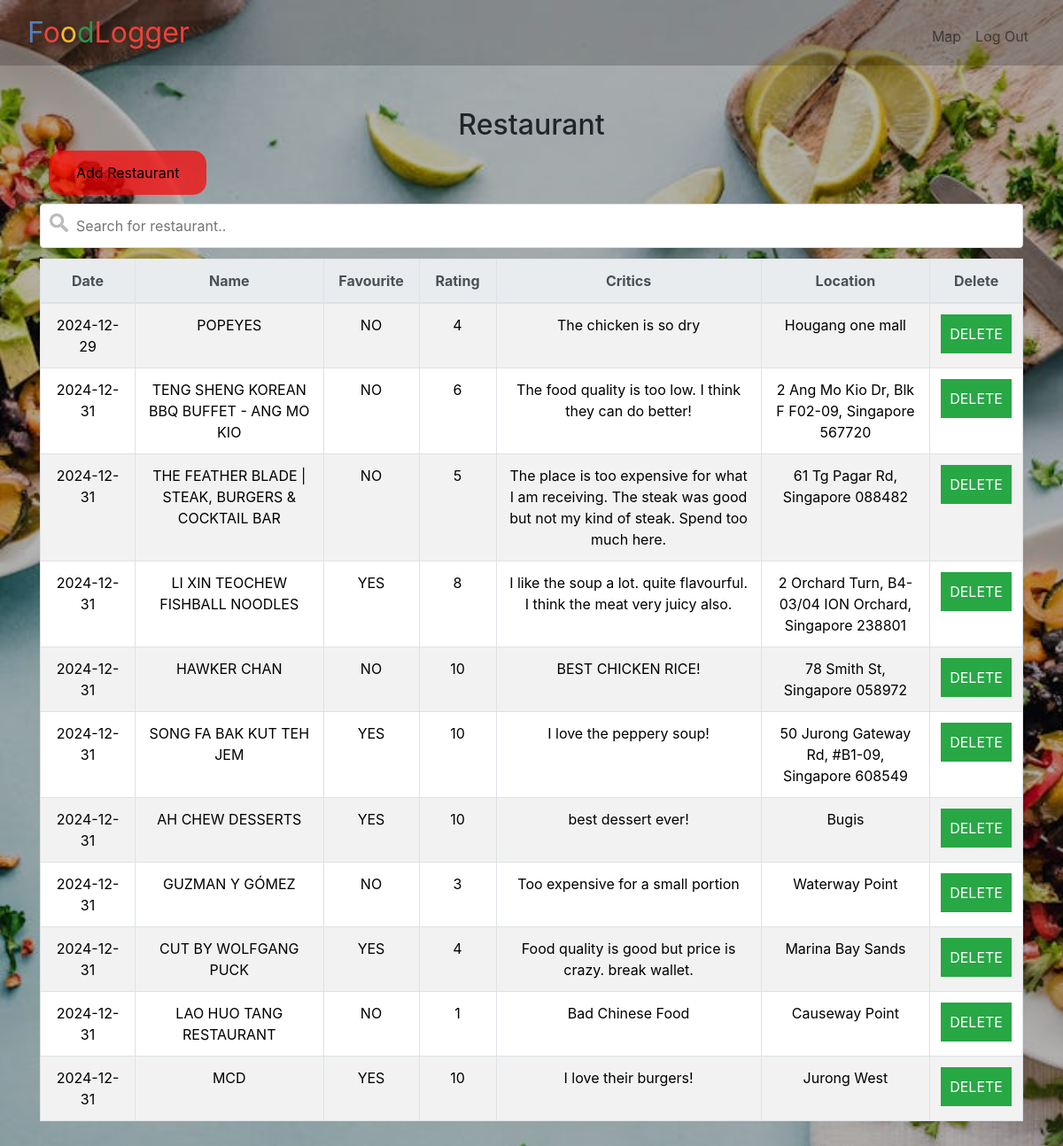
The page / (signed in) on the database its author committed.
### tables this page shows
CREATE TABLE restaurant (id INTEGER PRIMARY KEY AUTOINCREMENT, user_id INTEGER NOT NULL, name TEXT NOT NULL, favourite TEXT NOT NULL, rating NUMERIC NOT NULL, critics TEXT NOT NULL, location TEXT NOT NULL, timestamp DATE DEFAULT CURRENT_DATE, FOREIGN KEY (user_id) REFERENCES users(id));

### app.py (the view)
@app.route("/")
@login_required
def index():
    restaurants = db.execute(
        "SELECT * FROM restaurant WHERE user_id = :user_id", user_id=session["user_id"])
    if len(restaurants)>0:
        return render_template("index.html", restaurants=restaurants)
    else:
        msg = "--no restaurants rated--"
        return render_template("index.html", msg=msg)

### app.py (called while the page is built)
@app.after_request
def after_request(response):
    response.headers["Cache-Control"] = "no-cache, no-store, must-revalidate"
    response.headers["Expires"] = 0
    response.headers["Pragma"] = "no-cache"
    return response

### helpers.py (called while the page is built)
def login_required(f):
    @wraps(f)
    def decorated_function(*args, **kwargs):
        if session.get("user_id") is None:
            return redirect("/login")
        return f(*args, **kwargs)
    return decorated_function

### templates/index.html (shortened to what this page needs)
{% extends "layout.html" %}
{% block main %}
    <h2>Restaurant</h2>
    <div class="addrestaurant"><a class="nav-link" href="/add">Add Restaurant</a></div>
    <input type="text" id="myInput" onkeyup="searchTable()" placeholder="Search for restaurant..">
    <table class="table table-bordered table-striped " id="table">
        <thead class="thead-light">
            <tr>
                <th onclick="sortTable(0)" style="width:107px;">Date</th>
                <th onclick="sortTable(1)">Name</th>
                <th onclick="sortTable(2)" style="width:108px;">Favourite</th>
                <th onclick="sortTable(3)" style="width:87px;">Rating</th>
                <th onclick="sortTable(4)">Critics</th>
                <th onclick="sortTable(5)">Location</th>
                <th>Delete</th>
            </tr>
        </thead>
        <tbody>
            {% for restaurant in restaurants %}
                <tr>
                    <td>{{ restaurant.timestamp }}</td>
                    <td>{{ restaurant.name }}</td>
                    <td>{{ restaurant.favourite }}</td>
                    <td>{{ restaurant.rating }}</td>
                    <td>{{ restaurant.critics }}</td>
                    <td>{{ restaurant.location }}</td>
                    <td>
                        <form action="/delete", method="POST">
                        <button type="submit">DELETE</button>
                        </form>
                    </td>
                </tr>
            {% endfor %}
        </tbody>
    </table>
{% endblock %}

### templates/layout.html (shortened to what this page needs)
<!DOCTYPE html>
<html lang="en">
    <head>
        <link href="https://cdn.jsdelivr.net/npm/bootstrap@5.3.3/dist/css/bootstrap.min.css" rel="stylesheet">
        <link href="/static/styles.css" rel="stylesheet">
        <link rel="stylesheet" href="https://maxcdn.bootstrapcdn.com/bootstrap/4.5.2/css/bootstrap.min.css">
    </head>
    <body class="bg">
        {% if session["user_id"] %}
        <nav class="navbar navbar navbar-expand-md navbar-light">
            <div class="container-fluid">
                <a class="navbar-brand" href="/"><span class="blue">F</span><span class="red">o</span><span class="yellow">o</span><span class="green">d</span><span class="red">Logger</span></a>
                <div class="collapse navbar-collapse" id="navbar">
                        <ul class="navbar-nav ms-auto mt-2">
                            <li class="nav-item"><a class="nav-link" href="/map">Map</a></li>
                            <li class="nav-item"><a class="nav-link" href="/logout">Log Out</a></li>
                        </ul>
                </div>
            </div>
        </nav>
        {% endif %}
        <main class="container py-5 text-center mid">
            {% block main %}{% endblock %}
        </main>
    </body>
</html>

### static/styles.css (style rules this page uses)
nav .navbar-brand { font-size: xx-large; }
nav .navbar-brand .blue { color: #537fbe; }
nav .navbar-brand .red { color: #ea433b; }
nav .navbar-brand .yellow { color: #f5b82e; }
nav .navbar-brand .green { color: #2e944b; }
.bg { background-image: url("/static/bg.jpeg"); background-position: center top; background-repeat: no-repeat; background-size: cover; background-blend-mode:overlay; background-color: rgba(0, 0, 0, 0.3); width: auto; height: auto; }
.navbar { background: rgba(0, 0, 0, 0.2); }
.addrestaurant { text-align:left; width: fit-content; height: fit-content; background-color: rgba(255,0,0,0.7); color: black; border-radius: 15px; margin: 10px 10px; padding: 5px 15px; }
#myInput { background-image: url('/static/search.png'); background-position: 10px 10px; background-repeat: no-repeat; width: 100%; font-size: 16px; padding: 12px 20px 12px 40px; border: 1px solid #ddd; margin-bottom: 12px; }
form { display: flex; flex-direction: column; max-width: 400px; margin: auto; }
input[type="text"], textarea { padding: 8px; border: 1px solid #ccc; border-radius: 4px; }
button { margin-top: 15px; padding: 10px; background-color: #28a745; color: white; border: none; border-radius: 4px; cursor: pointer; }

### rows shown on the page
restaurant: timestamp "2024-12-29", name "POPEYES", favourite "NO", rating "4", critics "The chicken is so dry", location "Hougang one mall"
restaurant: timestamp "2024-12-31", name "TENG SHENG KOREAN BBQ BUFFET - ANG MO KIO", favourite "NO", rating "6", critics "The food quality is too low. I think they can do better!", location "2 Ang Mo Kio Dr, Blk F F02-09, Singapore 567720"
restaurant: timestamp "2024-12-31", name "THE FEATHER BLADE | STEAK, BURGERS & COCKTAIL BAR", favourite "NO", rating "5", critics "The place is too expensive for what I am receiving. The steak was good but not my kind of steak. Spend too much here.", location "61 Tg Pagar Rd, Singapore 088482"
restaurant: timestamp "2024-12-31", name "LI XIN TEOCHEW FISHBALL NOODLES", favourite "YES", rating "8", critics "I like the soup a lot. quite flavourful. I think the meat very juicy also.", location "2 Orchard Turn, B4-03/04 ION Orchard, Singapore 238801"
restaurant: timestamp "2024-12-31", name "HAWKER CHAN", favourite "NO", rating "10", critics "BEST CHICKEN RICE!", location "78 Smith St, Singapore 058972"
restaurant: timestamp "2024-12-31", name "SONG FA BAK KUT TEH JEM", favourite "YES", rating "10", critics "I love the peppery soup!", location "50 Jurong Gateway Rd, #B1-09, Singapore 608549"
restaurant: timestamp "2024-12-31", name "AH CHEW DESSERTS", favourite "YES", rating "10", critics "best dessert ever!", location "Bugis"
restaurant: timestamp "2024-12-31", name "GUZMAN Y GÓMEZ", favourite "NO", rating "3", critics "Too expensive for a small portion", location "Waterway Point"
restaurant: timestamp "2024-12-31", name "CUT BY WOLFGANG PUCK", favourite "YES", rating "4", critics "Food quality is good but price is crazy. break wallet.", location "Marina Bay Sands"
restaurant: timestamp "2024-12-31", name "LAO HUO TANG RESTAURANT", favourite "NO", rating "1", critics "Bad Chinese Food", location "Causeway Point"
restaurant: timestamp "2024-12-31", name "MCD", favourite "YES", rating "10", critics "I love their burgers!", location "Jurong West"
